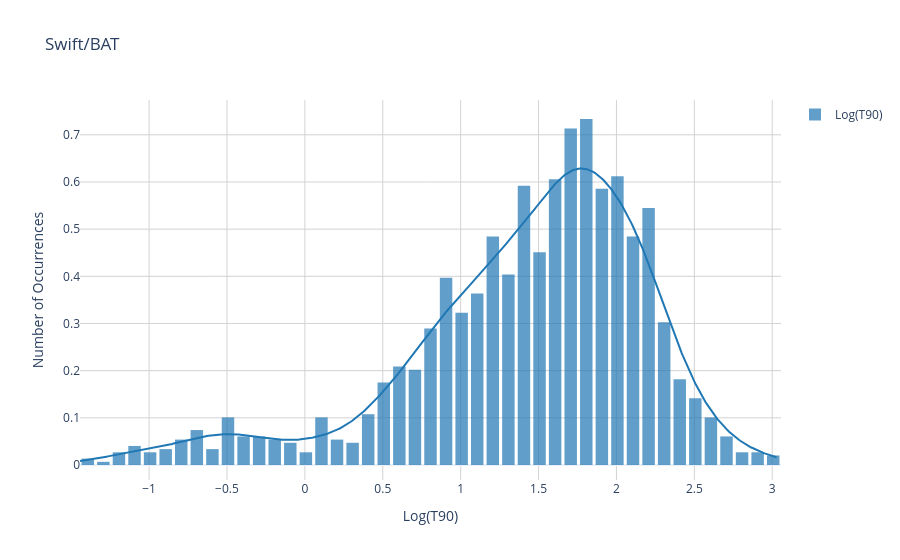

Write notebook code for a chart like this one.
### Code cell
import pandas as pd
import numpy as np
import plotly.figure_factory as ff

df = pd.read_csv("swift.csv")

df["BAT T90 [sec]"] = pd.to_numeric(df["BAT T90 [sec]"], errors="coerce")
df = df.dropna(subset=["BAT T90 [sec]"])

df = df[df["BAT T90 [sec]"] > 0]

df["log_t90"] = np.log10(df["BAT T90 [sec]"])

fig = ff.create_distplot(
    [df["log_t90"]],
    group_labels=["Log(T90)"],
    bin_size=0.1,
    show_rug=False
)

fig.update_layout(
    title="Swift/BAT",
    xaxis=dict(title="Log(T90)", gridcolor="lightgrey"),
    yaxis=dict(title="Number of Occurrences", gridcolor="lightgrey"),
    template="plotly_white",
    bargap=0.2
)

fig.show()

### Figure 1 — Plotly figure (JSON) as saved in the notebook; plotly's stock layout.template omitted (floating-point values rounded to 4 significant figures; data arrays with more than 128 entries replaced by an {"elided": "..."} marker saying what was removed)
{"data": [{"autobinx": false, "histnorm": "probability density", "legendgroup": "Log(T90)", "marker": {"color": "rgb(31, 119, 180)"}, "name": "Log(T90)", "opacity": 0.7, "type": "histogram", "x": {"elided": "1486 float values"}, "xaxis": "x", "xbins": {"end": 3.037, "size": 0.1, "start": -1.444}, "yaxis": "y"}, {"legendgroup": "Log(T90)", "marker": {"color": "rgb(31, 119, 180)"}, "mode": "lines", "name": "Log(T90)", "showlegend": false, "type": "scatter", "x": {"elided": "500 float values"}, "xaxis": "x", "y": {"elided": "500 float values"}, "yaxis": "y"}], "layout": {"bargap": 0.2, "barmode": "overlay", "hovermode": "closest", "legend": {"traceorder": "reversed"}, "title": {"text": "Swift/BAT"}, "xaxis": {"anchor": "y2", "domain": [0, 1], "gridcolor": "lightgrey", "title": {"text": "Log(T90)"}, "zeroline": false}, "yaxis": {"anchor": "free", "domain": [0, 1], "gridcolor": "lightgrey", "position": 0, "title": {"text": "Number of Occurrences"}}}}
